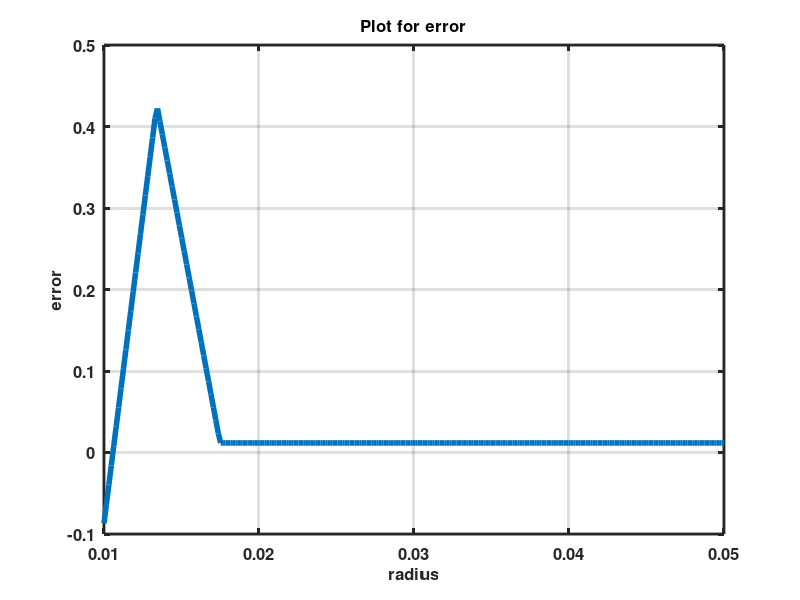

Write MATLAB code to recreate this figure.
clf
clf
A = [
-8.679605e-02
-6.313569e-02
-3.947247e-02
-1.581097e-02
7.851297e-03
3.151356e-02
5.517488e-02
7.883715e-02
1.025003e-01
1.261597e-01
1.498239e-01
1.734852e-01
1.971465e-01
2.208107e-01
2.444713e-01
2.681335e-01
2.917958e-01
3.154580e-01
3.391203e-01
3.627816e-01
3.864443e-01
4.101056e-01
4.221305e-01
4.061917e-01
3.902525e-01
3.743142e-01
3.583745e-01
3.424357e-01
3.264965e-01
3.105572e-01
2.946185e-01
2.786797e-01
2.627410e-01
2.468013e-01
2.308627e-01
2.149235e-01
1.989847e-01
1.830455e-01
1.671065e-01
1.511673e-01
1.352288e-01
1.192895e-01
1.033506e-01
8.741152e-02
7.147252e-02
5.553364e-02
3.959464e-02
2.365568e-02
1.173722e-02
1.173722e-02
1.173722e-02
1.173722e-02
1.173722e-02
1.173722e-02
1.173722e-02
1.173722e-02
1.173722e-02
1.173722e-02
1.173722e-02
1.173722e-02
1.173722e-02
1.173722e-02
1.173722e-02
1.173722e-02
1.173722e-02
1.173722e-02
1.173722e-02
1.173722e-02
1.173722e-02
1.173722e-02
1.173722e-02
1.173722e-02
1.173722e-02
1.173722e-02
1.173722e-02
1.173722e-02
1.173722e-02
1.173722e-02
1.173722e-02
1.173722e-02
1.173722e-02
1.173722e-02
1.173722e-02
1.173722e-02
1.173722e-02
1.173722e-02
1.173722e-02
1.173722e-02
1.173722e-02
1.173722e-02
1.173722e-02
1.173722e-02
1.173722e-02
1.173722e-02
1.173722e-02
1.173722e-02
1.173722e-02
1.173722e-02
1.173722e-02
1.173722e-02
1.173722e-02
1.173722e-02
1.173722e-02
1.173722e-02
1.173722e-02
1.173722e-02
1.173722e-02
1.173722e-02
1.173722e-02
1.173722e-02
1.173722e-02
1.173722e-02
1.173722e-02
1.173722e-02
1.173722e-02
1.173722e-02
1.173722e-02
1.173722e-02
1.173722e-02
1.173722e-02
1.173722e-02
1.173722e-02
1.173722e-02
1.173722e-02
1.173722e-02
1.173722e-02
1.173722e-02
1.173722e-02
1.173722e-02
1.173722e-02
1.173722e-02
1.173722e-02
1.173722e-02
1.173722e-02
1.173722e-02
1.173722e-02
1.173722e-02
1.173722e-02
1.173722e-02
1.173722e-02
1.173722e-02
1.173722e-02
1.173722e-02
1.173722e-02
1.173722e-02
1.173722e-02
1.173722e-02
1.173722e-02
1.173722e-02
1.173722e-02
1.173722e-02
1.173722e-02
1.173722e-02
1.173722e-02
1.173722e-02
1.173722e-02
1.173722e-02
1.173722e-02
1.173722e-02
1.173722e-02
1.173722e-02
1.173722e-02
1.173722e-02
1.173722e-02
1.173722e-02
1.173722e-02
1.173722e-02
1.173722e-02
1.173722e-02
1.173722e-02
1.173722e-02
1.173722e-02
1.173722e-02
1.173722e-02
1.173722e-02
1.173722e-02
1.173722e-02
1.173722e-02
1.173722e-02
1.173722e-02
1.173722e-02
1.173722e-02
1.173722e-02
1.173722e-02
1.173722e-02
1.173722e-02
1.173722e-02
1.173722e-02
1.173722e-02
1.173722e-02
1.173722e-02
1.173722e-02
1.173722e-02
1.173722e-02
1.173722e-02
1.173722e-02
1.173722e-02
1.173722e-02
1.173722e-02
1.173722e-02
1.173722e-02
1.173722e-02
1.173722e-02
1.173722e-02
1.173722e-02
1.173722e-02
1.173722e-02
1.173722e-02
1.173722e-02
1.173722e-02
1.173722e-02
1.173722e-02
1.173722e-02
1.173722e-02
1.173722e-02
1.173722e-02
1.173722e-02
1.173722e-02
1.173722e-02
1.173722e-02
1.173722e-02
1.173722e-02
1.173722e-02
1.173722e-02
1.173722e-02
1.173722e-02
1.173722e-02
1.173722e-02
1.173722e-02
1.173722e-02
1.173722e-02
1.173722e-02
1.173722e-02
1.173722e-02
1.173722e-02
1.173722e-02
1.173722e-02
1.173722e-02
1.173722e-02
1.173722e-02
1.173722e-02
1.173722e-02
1.173722e-02
1.173722e-02
1.173722e-02
1.173722e-02
1.173722e-02
1.173722e-02
1.173722e-02
1.173722e-02
1.173722e-02
1.173722e-02
1.173722e-02
1.173722e-02
1.173722e-02
1.173722e-02
];
X = [
1.000000e-02
1.015686e-02
1.031373e-02
1.047059e-02
1.062745e-02
1.078431e-02
1.094118e-02
1.109804e-02
1.125490e-02
1.141176e-02
1.156863e-02
1.172549e-02
1.188235e-02
1.203922e-02
1.219608e-02
1.235294e-02
1.250980e-02
1.266667e-02
1.282353e-02
1.298039e-02
1.313725e-02
1.329412e-02
1.345098e-02
1.360784e-02
1.376471e-02
1.392157e-02
1.407843e-02
1.423529e-02
1.439216e-02
1.454902e-02
1.470588e-02
1.486275e-02
1.501961e-02
1.517647e-02
1.533333e-02
1.549020e-02
1.564706e-02
1.580392e-02
1.596078e-02
1.611765e-02
1.627451e-02
1.643137e-02
1.658824e-02
1.674510e-02
1.690196e-02
1.705882e-02
1.721569e-02
1.737255e-02
1.752941e-02
1.768627e-02
1.784314e-02
1.800000e-02
1.815686e-02
1.831373e-02
1.847059e-02
1.862745e-02
1.878431e-02
1.894118e-02
1.909804e-02
1.925490e-02
1.941176e-02
1.956863e-02
1.972549e-02
1.988235e-02
2.003922e-02
2.019608e-02
2.035294e-02
2.050980e-02
2.066667e-02
2.082353e-02
2.098039e-02
2.113725e-02
2.129412e-02
2.145098e-02
2.160784e-02
2.176471e-02
2.192157e-02
2.207843e-02
2.223529e-02
2.239216e-02
2.254902e-02
2.270588e-02
2.286275e-02
2.301961e-02
2.317647e-02
2.333333e-02
2.349020e-02
2.364706e-02
2.380392e-02
2.396078e-02
2.411765e-02
2.427451e-02
2.443137e-02
2.458824e-02
2.474510e-02
2.490196e-02
2.505882e-02
2.521569e-02
2.537255e-02
2.552941e-02
2.568627e-02
2.584314e-02
2.600000e-02
2.615686e-02
2.631373e-02
2.647059e-02
2.662745e-02
2.678431e-02
2.694118e-02
2.709804e-02
2.725490e-02
2.741176e-02
2.756863e-02
2.772549e-02
2.788235e-02
2.803922e-02
2.819608e-02
2.835294e-02
2.850980e-02
2.866667e-02
2.882353e-02
2.898039e-02
2.913725e-02
2.929412e-02
2.945098e-02
2.960784e-02
2.976471e-02
2.992157e-02
3.007843e-02
3.023529e-02
3.039216e-02
3.054902e-02
3.070588e-02
3.086275e-02
3.101961e-02
3.117647e-02
3.133333e-02
3.149020e-02
3.164706e-02
3.180392e-02
3.196078e-02
3.211765e-02
3.227451e-02
3.243137e-02
3.258824e-02
3.274510e-02
3.290196e-02
3.305882e-02
3.321569e-02
3.337255e-02
3.352941e-02
3.368627e-02
3.384314e-02
3.400000e-02
3.415686e-02
3.431373e-02
3.447059e-02
3.462745e-02
3.478431e-02
3.494118e-02
3.509804e-02
3.525490e-02
3.541176e-02
3.556863e-02
3.572549e-02
3.588235e-02
3.603922e-02
3.619608e-02
3.635294e-02
3.650980e-02
3.666667e-02
3.682353e-02
3.698039e-02
3.713725e-02
3.729412e-02
3.745098e-02
3.760784e-02
3.776471e-02
3.792157e-02
3.807843e-02
3.823529e-02
3.839216e-02
3.854902e-02
3.870588e-02
3.886275e-02
3.901961e-02
3.917647e-02
3.933333e-02
3.949020e-02
3.964706e-02
3.980392e-02
3.996078e-02
4.011765e-02
4.027451e-02
4.043137e-02
4.058824e-02
4.074510e-02
4.090196e-02
4.105882e-02
4.121569e-02
4.137255e-02
4.152941e-02
4.168627e-02
4.184314e-02
4.200000e-02
4.215686e-02
4.231373e-02
4.247059e-02
4.262745e-02
4.278431e-02
4.294118e-02
4.309804e-02
4.325490e-02
4.341176e-02
4.356863e-02
4.372549e-02
4.388235e-02
4.403922e-02
4.419608e-02
4.435294e-02
4.450980e-02
4.466667e-02
4.482353e-02
4.498039e-02
4.513725e-02
4.529412e-02
4.545098e-02
4.560784e-02
4.576471e-02
4.592157e-02
4.607843e-02
4.623529e-02
4.639216e-02
4.654902e-02
4.670588e-02
4.686275e-02
4.701961e-02
4.717647e-02
4.733333e-02
4.749020e-02
4.764706e-02
4.780392e-02
4.796078e-02
4.811765e-02
4.827451e-02
4.843137e-02
4.858824e-02
4.874510e-02
4.890196e-02
4.905882e-02
4.921569e-02
4.937255e-02
4.952941e-02
4.968627e-02
4.984314e-02
5.000000e-02
];
plot(X,A,'-','lineWidth',4)
hold on
yminFlag = 0;
set(gca,'linewidth',2)
set(gca,'fontweight','bold')
set(gca,'fontsize',12)
grid on
box on
xlabel('radius','FontWeight','bold','FontSize',12)
ylabel('error','FontWeight','bold','FontSize',12)
title('Plot for error','FontWeight','bold','FontSize',12)
